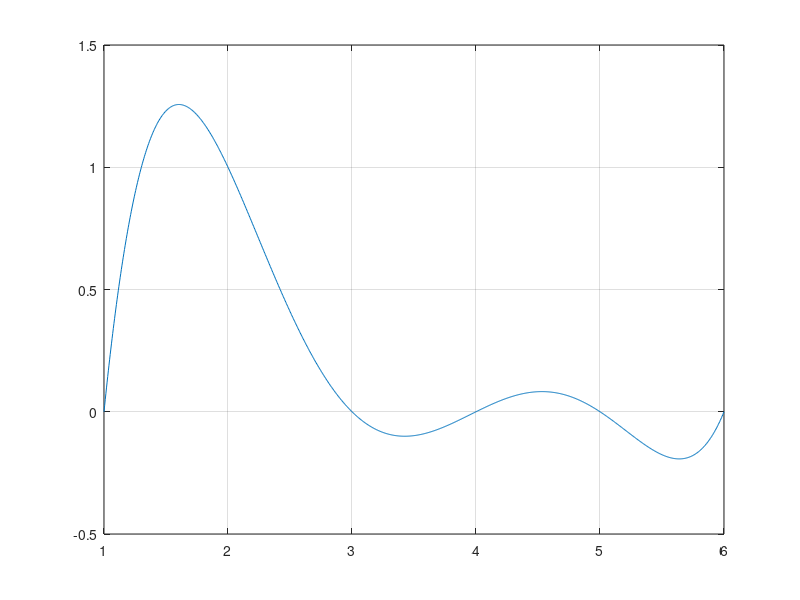

The MATLAB script that drew this image:
xk = [1 2 3 4 5 6];
k = 2;
x = linspace(min(xk), max(xk), 1000);
y = ones(size(x));

for ii = 1:length(xk)
    if ii ~= k
        y = y.*(x-xk(ii))./((xk(k)-xk(ii)));
    end
end

figure;
plot(x,y);
grid on;